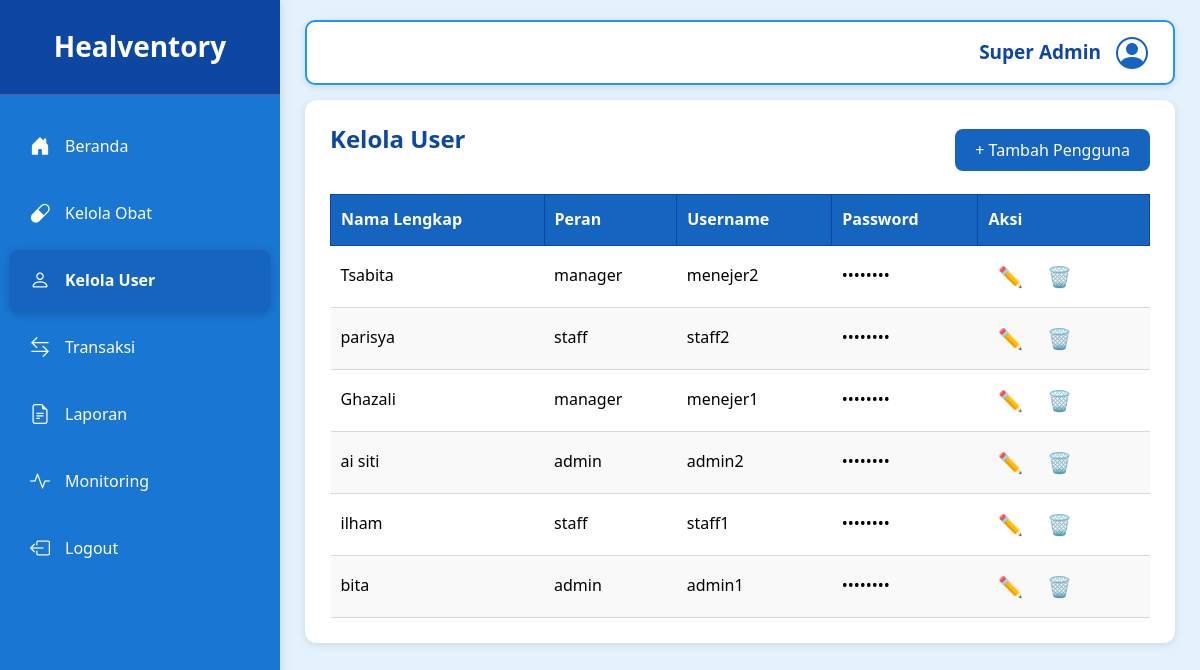
Page /admin/kelola_user.php (signed in) on the committed database.
### tables this page shows
CREATE TABLE `users` (
  `id` int(11) NOT NULL,
  `username` varchar(50) NOT NULL,
  `fullname` varchar(100) NOT NULL,
  `role` enum('admin','manager','staff') DEFAULT 'staff',
  `password` varchar(255) NOT NULL,
  `created_at` timestamp NOT NULL DEFAULT current_timestamp(),
  `reset_token` varchar(255) DEFAULT NULL,
  `reset_expired` datetime DEFAULT NULL
);

### public/admin/kelola_user.php (the view, shortened to what this page needs)
<?php
include '../../config/database.php';
include '../includes/header.php';
$users = $pdo->query("SELECT * FROM users ORDER BY id DESC");
?>
<div class="container">
    <?php include '../includes/sidebar.php'; ?>
    <main class="main-content">
        <header class="header">
            <span class="role">Super Admin</span>
            <i class="bi bi-person-circle profile-icon"></i>
        </header>
        <section class="table-section">
            <div class="table-header">
                <h2>Kelola User</h2>
                <button class="btn-primary" id="btnTambahUser">+ Tambah Pengguna</button>
            </div>
            <table>
                <thead>
                    <tr>
                        <th>Nama Lengkap</th>
                        <th>Peran</th>
                        <th>Username</th>
                        <th>Password</th>
                        <th>Aksi</th>
                    </tr>
                </thead>
                <tbody>
                    <?php while ($row = $users->fetch()): ?>
                        <tr>
                            <td><?= htmlspecialchars($row['fullname']) ?></td>
                            <td><?= htmlspecialchars($row['role']) ?></td>
                            <td><?= htmlspecialchars($row['username']) ?></td>
                            <td>••••••••</td>
                            <td>
                                <button type="button" class="btn-edit"
                                    data-id="<?= $row['id'] ?>"
                                    data-fullname="<?= htmlspecialchars($row['fullname']) ?>"
                                    data-role="<?= htmlspecialchars($row['role']) ?>"
                                    data-username="<?= htmlspecialchars($row['username']) ?>">
                                    ✏️
                                </button>
                                <button type="button" class="btn-delete" data-id="<?= $row['id'] ?>">
                                    🗑️
                                </button>
                            </td>
                        </tr>
                    <?php endwhile; ?>
                </tbody>
            </table>
        </section>
    </main>
</div>
<?php include '../includes/footer.php'; ?>

### public/assets/css/style.css (style rules this page uses)
:root { --primary: #1565c0; --primary-hover: #0d47a1; --sidebar-bg: #1976d2; --background: #e3f2fd; --white: #ffffff; --text: #000000; --text-muted: #666666; --gray-border: #d9d9d9; --card-shadow: 0 2px 8px rgba(0, 0, 0, 0.1); --success: #4caf50; --warning: #ff9800; --danger: #f44336; --info: #2196f3; }
* { margin: 0; padding: 0; box-sizing: border-box; font-family: "Segoe UI", Tahoma, Geneva, Verdana, sans-serif; }
body { background: var(--background); overflow-x: hidden; line-height: 1.6; }
h1, h2, h3, h4, h5, h6 { margin: 0; font-weight: 600; line-height: 1.2; color: var(--text); }
.container { display: flex; min-height: 100vh; }
.main-content { flex: 1; margin-left: 280px; padding: 20px 25px; background: var(--background); min-height: 100vh; }
.header { display: flex; border: 2px solid var(--info); justify-content: flex-end; align-items: center; margin-bottom: 15px; background: var(--white); padding: 5px 25px; border-radius: 10px; box-shadow: var(--card-shadow); }
.header .role { font-size: 19px; font-weight: 700; color: var(--primary-hover); }
.header .profile-icon { font-size: 32px; margin-left: 15px; color: var(--primary); }
.table-section { background: var(--white); padding: 25px; border-radius: 12px; box-shadow: var(--card-shadow); margin-bottom: 20px; }
.table-section h2, .table-section h3, .table-section h4 { margin-bottom: 20px; color: var(--primary-hover); }
.table-header { display: flex; justify-content: space-between; align-items: center; margin-bottom: 20px; flex-wrap: wrap; gap: 15px; }
.table-section table { width: 100%; border-collapse: collapse; margin-top: 15px; }
.table-section thead th { background: var(--primary); color: var(--white); padding: 12px 10px; text-align: left; font-weight: 600; border: 1px solid var(--primary-hover); }
.table-section tbody td { padding: 12px 10px; border-bottom: 1px solid var(--gray-border); }
.table-section tbody tr:nth-child(even) { background: #f9f9f9; }
.btn-primary, .btn-outline, .btn-login { cursor: pointer; transition: all 0.3s ease; border: none; border-radius: 8px; padding: 10px 20px; font-size: 16px; font-weight: 500; user-select: none; display: inline-flex; align-items: center; gap: 8px; justify-content: center; }
.btn-primary { background: var(--primary); color: var(--white); }
.btn-edit, .btn-delete { background: none; border: none; font-size: 20px; cursor: pointer; padding: 5px 10px; transition: transform 0.2s ease; }
body { margin: 0; padding: 0; font-family: Arial, sans-serif; background: #e5f3ff; }

### rows in the picture
users: fullname "Tsabita", role "manager", username "menejer2"
users: fullname "parisya", role "staff", username "staff2"
users: fullname "Ghazali", role "manager", username "menejer1"
users: fullname "ai siti", role "admin", username "admin2"
users: fullname "ilham", role "staff", username "staff1"
users: fullname "bita", role "admin", username "admin1"
